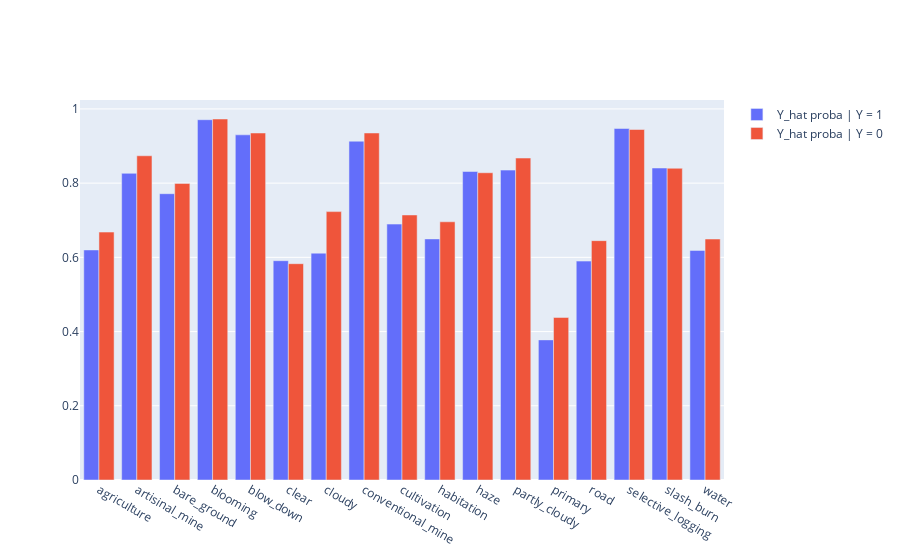

Notebook code for this chart:
### Code cell
Y_hat_val = Y_pred_test
Y_val = Y_test

pos_probas, neg_probas = [], []
for class_, idx in encoder._cached_dict.items():
    pos_probas.append(Y_hat_val[np.where(Y_val[:, idx] != 0), idx].mean())
    neg_probas.append(Y_hat_val[np.where(Y_val[:, idx] == 0), idx].mean())
go.Figure([
    go.Bar(x=list(encoder._cached_dict), y=pos_probas, name="Y_hat proba | Y = 1"),
    go.Bar(x=list(encoder._cached_dict), y=neg_probas, name="Y_hat proba | Y = 0")
]).show()

### Figure 1 — Plotly figure (JSON) as saved in the notebook; plotly's stock layout.template omitted (floating-point values rounded to 4 significant figures)
{"data": [{"name": "Y_hat proba | Y = 1", "type": "bar", "x": ["agriculture", "artisinal_mine", "bare_ground", "blooming", "blow_down", "clear", "cloudy", "conventional_mine", "cultivation", "habitation", "haze", "partly_cloudy", "primary", "road", "selective_logging", "slash_burn", "water"], "y": [0.62, 0.8264, 0.7716, 0.9709, 0.9302, 0.591, 0.6113, 0.913, 0.6896, 0.6497, 0.8314, 0.8351, 0.3776, 0.5899, 0.9473, 0.8408, 0.6187]}, {"name": "Y_hat proba | Y = 0", "type": "bar", "x": ["agriculture", "artisinal_mine", "bare_ground", "blooming", "blow_down", "clear", "cloudy", "conventional_mine", "cultivation", "habitation", "haze", "partly_cloudy", "primary", "road", "selective_logging", "slash_burn", "water"], "y": [0.6681, 0.8737, 0.7993, 0.9728, 0.9351, 0.5829, 0.7233, 0.9352, 0.7142, 0.6958, 0.828, 0.8676, 0.4381, 0.645, 0.9445, 0.8401, 0.6494]}], "layout": {}}
